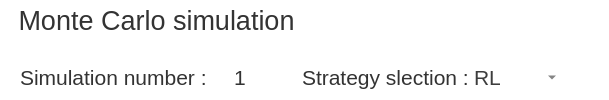
           <widget class="QFrame" name="Monte_Carlo">
            <property name="styleSheet">
             <string notr="true">
 color:rgb(51, 51, 51);
 background-color: transparent;
border-bottom: none;
border-top: none;
border-right: none;
border-left: none;
</string>
            </property>
            <property name="frameShape">
             <enum>QFrame::Shape::StyledPanel</enum>
            </property>
            <property name="frameShadow">
             <enum>QFrame::Shadow::Raised</enum>
            </property>
            <layout class="QVBoxLayout" name="verticalLayout_8">
             <property name="spacing">
              <number>0</number>
             </property>
             <property name="topMargin">
              <number>0</number>
             </property>
             <property name="rightMargin">
              <number>0</number>
             </property>
             <property name="bottomMargin">
              <number>0</number>
             </property>
             <item>
              <widget class="QLabel" name="label_23">
               <property name="enabled">
                <bool>true</bool>
               </property>
               <property name="font">
                <font>
                 <family>Segoe UI</family>
                 <pointsize>20</pointsize>
                 <fontweight>DemiBold</fontweight>
                </font>
               </property>
               <property name="mouseTracking">
                <bool>true</bool>
               </property>
               <property name="contextMenuPolicy">
                <enum>Qt::ContextMenuPolicy::NoContextMenu</enum>
               </property>
               <property name="autoFillBackground">
                <bool>false</bool>
               </property>
               <property name="styleSheet">
                <string notr="true"/>
               </property>
               <property name="text">
                <string> Monte Carlo simulation</string>
               </property>
              </widget>
             </item>
             <item>
              <spacer name="verticalSpacer_5">
               <property name="orientation">
                <enum>Qt::Orientation::Vertical</enum>
               </property>
               <property name="sizeType">
                <enum>QSizePolicy::Policy::Fixed</enum>
               </property>
               <property name="sizeHint" stdset="0">
                <size>
                 <width>20</width>
                 <height>15</height>
                </size>
               </property>
              </spacer>
             </item>
             <item>
              <widget class="QFrame" name="frame_15">
               <property name="styleSheet">
                <string notr="true">border-top: none;</string>
               </property>
               <property name="frameShape">
                <enum>QFrame::Shape::StyledPanel</enum>
               </property>
               <property name="frameShadow">
                <enum>QFrame::Shadow::Raised</enum>
               </property>
               <layout class="QHBoxLayout" name="horizontalLayout_19" stretch="2,3">
                <property name="spacing">
                 <number>0</number>
                </property>
                <property name="leftMargin">
                 <number>9</number>
                </property>
                <property name="topMargin">
                 <number>0</number>
                </property>
                <property name="rightMargin">
                 <number>0</number>
                </property>
                <property name="bottomMargin">
                 <number>0</number>
                </property>
                <item>
                 <widget class="QFrame" name="frame_16">
                  <property name="styleSheet">
                   <string notr="true">border-top: none;</string>
                  </property>
                  <property name="frameShape">
                   <enum>QFrame::Shape::StyledPanel</enum>
                  </property>
                  <property name="frameShadow">
                   <enum>QFrame::Shadow::Raised</enum>
                  </property>
                  <layout class="QHBoxLayout" name="horizontalLayout_22" stretch="1,0,3,0">
                   <property name="spacing">
                    <number>0</number>
                   </property>
                   <property name="leftMargin">
                    <number>0</number>
                   </property>
                   <property name="topMargin">
                    <number>0</number>
                   </property>
                   <property name="rightMargin">
                    <number>0</number>
                   </property>
                   <property name="bottomMargin">
                    <number>0</number>
                   </property>
                   <item alignment="Qt::AlignmentFlag::AlignLeft">
                    <widget class="QLabel" name="label_24">
                     <property name="sizePolicy">
                      <sizepolicy hsizetype="Fixed" vsizetype="Preferred">
                       <horstretch>0</horstretch>
                       <verstretch>0</verstretch>
                      </sizepolicy>
                     </property>
                     <property name="font">
                      <font>
                       <family>Segoe UI</family>
                       <pointsize>16</pointsize>
                      </font>
                     </property>
                     <property name="text">
                      <string>Simulation number :</string>
                     </property>
                    </widget>
                   </item>
                   <item>
                    <spacer name="horizontalSpacer_11">
                     <property name="orientation">
                      <enum>Qt::Orientation::Horizontal</enum>
                     </property>
                     <property name="sizeType">
                      <enum>QSizePolicy::Policy::Fixed</enum>
                     </property>
                     <property name="sizeHint" stdset="0">
                      <size>
                       <width>25</width>
                       <height>20</height>
                      </size>
                     </property>
                    </spacer>
                   </item>
                   <item>
                    <widget class="QDoubleSpinBox" name="doubleSpinBox_7">
                     <property name="sizePolicy">
                      <sizepolicy hsizetype="Fixed" vsizetype="Fixed">
                       <horstretch>0</horstretch>
                       <verstretch>0</verstretch>
                      </sizepolicy>
                     </property>
                     <property name="maximumSize">
                      <size>
                       <width>40</width>
                       <height>16777215</height>
                      </size>
                     </property>
                     <property name="font">
                      <font>
                       <family>Segoe UI</family>
                       <pointsize>16</pointsize>
                      </font>
                     </property>
                     <property name="styleSheet">
                      <string notr="true">background-color:rgb(255, 255, 255)</string>
                     </property>
                     <property name="buttonSymbols">
                      <enum>QAbstractSpinBox::ButtonSymbols::NoButtons</enum>
                     </property>
                     <property name="suffix">
                      <string/>
                     </property>
                     <property name="decimals">
                      <number>0</number>
                     </property>
                     <property name="minimum">
                      <double>1.000000000000000</double>
                     </property>
                     <property name="maximum">
                      <double>50.000000000000000</double>
                     </property>
                     <property name="singleStep">
                      <double>0.100000000000000</double>
                     </property>
                     <property name="stepType">
                      <enum>QAbstractSpinBox::StepType::DefaultStepType</enum>
                     </property>
                    </widget>
                   </item>
                   <item>
                    <spacer name="horizontalSpacer_10">
                     <property name="orientation">
                      <enum>Qt::Orientation::Horizontal</enum>
                     </property>
                     <property name="sizeType">
                      <enum>QSizePolicy::Policy::Fixed</enum>
                     </property>
                     <property name="sizeHint" stdset="0">
                      <size>
                       <width>30</width>
                       <height>20</height>
                      </size>
                     </property>
                    </spacer>
                   </item>
                  </layout>
                 </widget>
                </item>
                <item>
                 <widget class="QFrame" name="frame_17">
                  <property name="styleSheet">
                   <string notr="true">border-top: none;</string>
                  </property>
                  <property name="frameShape">
                   <enum>QFrame::Shape::StyledPanel</enum>
                  </property>
                  <property name="frameShadow">
                   <enum>QFrame::Shadow::Raised</enum>
                  </property>
                  <layout class="QHBoxLayout" name="horizontalLayout_23" stretch="1,1,0">
                   <property name="spacing">
                    <number>0</number>
                   </property>
                   <property name="topMargin">
                    <number>9</number>
                   </property>
                   <item>
                    <widget class="QLabel" name="label_25">
                     <property name="sizePolicy">
                      <sizepolicy hsizetype="Fixed" vsizetype="Preferred">
                       <horstretch>0</horstretch>
                       <verstretch>0</verstretch>
                      </sizepolicy>
                     </property>
                     <property name="maximumSize">
                      <size>
                       <width>180</width>
                       <height>16777215</height>
                      </size>
                     </property>
                     <property name="font">
                      <font>
                       <family>Segoe UI</family>
                       <pointsize>16</pointsize>
                      </font>
                     </property>
                     <property name="text">
                      <string>Strategy slection :</string>
                     </property>
                    </widget>
                   </item>
                   <item>
                    <widget class="QComboBox" name="comboBox">
                     <property name="maximumSize">
                      <size>
                       <width>120</width>
                       <height>16777215</height>
                      </size>
                     </property>
                     <property name="font">
                      <font>
                       <family>Segoe UI</family>
                       <pointsize>16</pointsize>
                       <bold>false</bold>
                      </font>
                     </property>
                     <property name="styleSheet">
                      <string notr="true"> QComboBox#comboBox{
color:rgb(61, 61, 61);
 font-family: &quot;Segoe UI&quot;, &quot;Microsoft YaHei UI&quot;, sans-serif;
    line-height: 1.6; /* 增加行间距，防止文字堆叠 */
/* 3. 定制下拉出来的列表清单 */}
QComboBox QAbstractItemView#comboBox {

    selection-background-color: #3498DB; /* 鼠标划过时的蓝色背景 */
    selection-color: rgb(255, 24, 93);
    background-color: white;   /* 强制背景为白色 */
        border: 1px solid #999;    /* 给下拉框加一个清晰的边框 */
        outline: none;             /* 去掉虚线框 */

}</string>
                     </property>
                     <property name="currentText">
                      <string>RL</string>
                     </property>
                     <property name="duplicatesEnabled">
                      <bool>false</bool>
                     </property>
                     <item>
                      <property name="text">
                       <string>RL</string>
                      </property>
                     </item>
                     <item>
                      <property name="text">
                       <string>PID</string>
                      </property>
                     </item>
                     <item>
                      <property name="text">
                       <string>RL+PID</string>
                      </property>
                     </item>
                    </widget>
                   </item>
                   <item>
                    <spacer name="horizontalSpacer_30">
                     <property name="orientation">
                      <enum>Qt::Orientation::Horizontal</enum>
                     </property>
                     <property name="sizeType">
                      <enum>QSizePolicy::Policy::Fixed</enum>
                     </property>
                     <property name="sizeHint" stdset="0">
                      <size>
                       <width>40</width>
                       <height>20</height>
                      </size>
                     </property>
                    </spacer>
                   </item>
                  </layout>
                 </widget>
                </item>
               </layout>
              </widget>
             </item>
            </layout>
           </widget>
